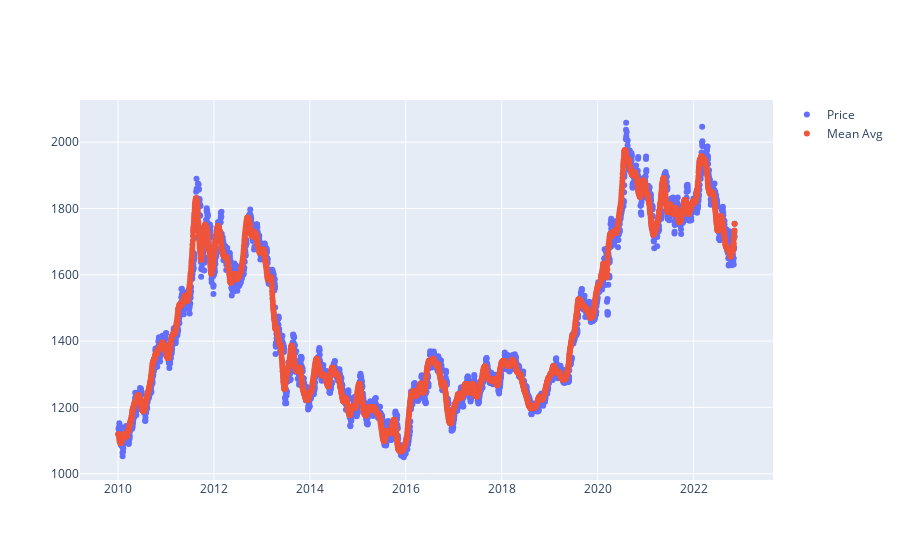

Write notebook code for a chart like this one.
### Code cell
import plotly.graph_objects as go

Price = go.Scatter(
    x=df['Date'],
    y=df['Price'],
    name="Price",
    mode='markers'
)
MeanAvg = go.Scatter(
    x=df['Date'],
    y=df['Mean Avg'],
    name="Mean Avg",
    mode='markers'
)
data = [Price, MeanAvg]
fig = go.Figure(data=data)
fig.show()

### Figure 1 — Plotly figure (JSON) as saved in the notebook; plotly's stock layout.template omitted (floating-point values rounded to 4 significant figures; data arrays with more than 128 entries replaced by an {"elided": "..."} marker saying what was removed)
{"data": [{"mode": "markers", "name": "Price", "type": "scatter", "x": {"elided": "3321 str values"}, "y": {"elided": "3321 float values"}}, {"mode": "markers", "name": "Mean Avg", "type": "scatter", "x": {"elided": "3321 str values"}, "y": {"elided": "3321 float values"}}], "layout": {}}
